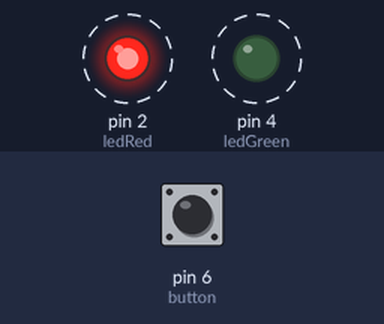
Recording of a sketch running on a simulated Arduino Uno, built with avr-gcc and run on an emulated ATmega328P. Parts: output pins drawn as LEDs (lit = HIGH). Dashed ring = blinking. The inputs (shaded band) are chosen by the test bench; at power-on: pin 6 (button) HIGH.

Above: at 1.25 s.
1.3 s: pin 6 (button) pulled LOW for 3.2 s
At 2.2 s:
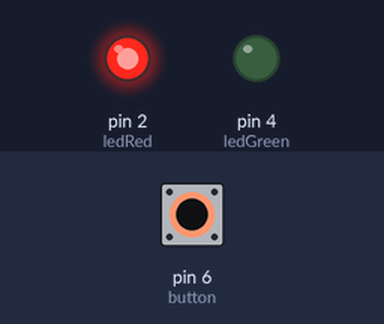
At 3.2 s:
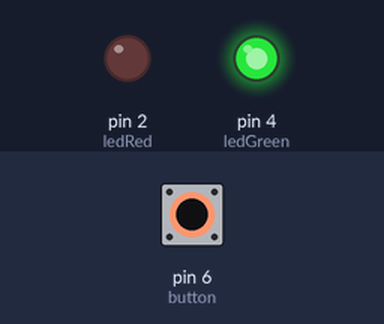
6.0 s: pin 6 (button) pulled LOW for 0.25 s
9.2 s: pin 6 (button) pulled LOW for 1 s
Timing chart, 0 to 18.7 s (numbered marks = the images above; inputs shaded):
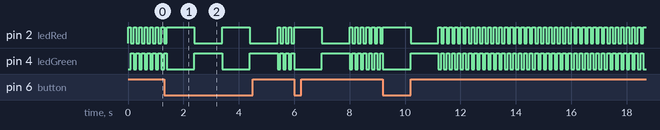

The sketch:

prejectLED.ino
```cpp
#define ledRed 2
#define ledGreen 4
#define button 6
void setup() {
  // put your setup code here, to run once:
  Serial.begin(9600);

  pinMode(button, INPUT);
  digitalWrite(button, HIGH);

  pinMode(ledRed, OUTPUT);
  pinMode(ledGreen, OUTPUT);

}
void speedMode(int option){
  if(option==1){
  digitalWrite(ledRed, HIGH);

  delay(1000);
  digitalWrite(ledRed, LOW);
  digitalWrite(ledGreen, HIGH);
  delay(1000);
  digitalWrite(ledGreen, LOW);
  }else {
  digitalWrite(ledRed, HIGH);
  delay(100);
  digitalWrite(ledRed, LOW);
  digitalWrite(ledGreen, HIGH);
  delay(100);
  digitalWrite(ledGreen, LOW);
  }
}

void loop() {
  // put your main code here, to run repeatedly:
  int buttonPressed = digitalRead(button);
  if(buttonPressed == 0){
    speedMode(1);
  } else {
    speedMode(0);
  }

  }
```
